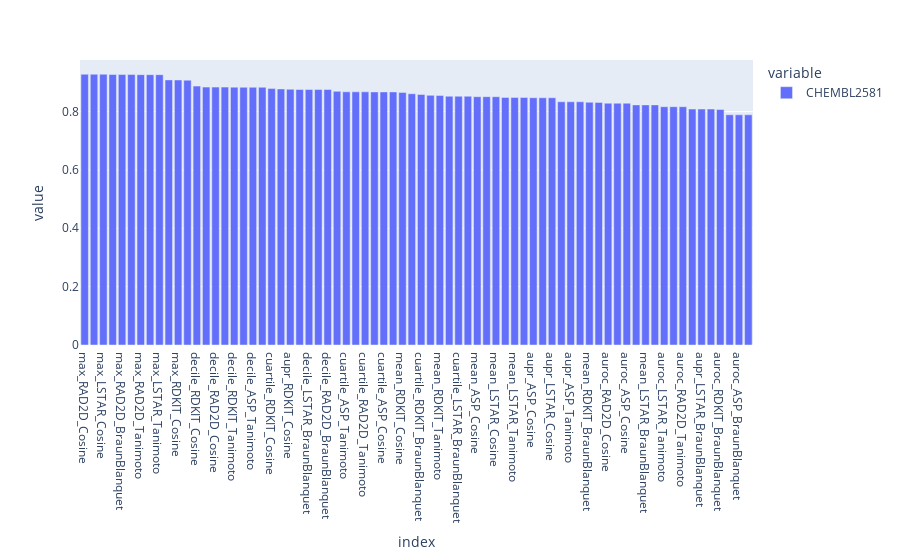

Notebook code cell kept with this figure:
### Code cell
fig = px.bar(grid_auroc.loc["CHEMBL2581",:].sort_values(ascending=False))

### Figure 1 — Plotly figure (JSON) as saved in the notebook; plotly's stock layout.template omitted (floating-point values rounded to 4 significant figures)
{"data": [{"alignmentgroup": "True", "hovertemplate": "variable=CHEMBL2581<br>index=%{x}<br>value=%{y}<extra></extra>", "legendgroup": "CHEMBL2581", "marker": {"color": "#636efa", "pattern": {"shape": ""}}, "name": "CHEMBL2581", "offsetgroup": "CHEMBL2581", "orientation": "v", "showlegend": true, "textposition": "auto", "type": "bar", "x": ["max_RAD2D_Cosine", "max_ASP_Cosine", "max_LSTAR_Cosine", "max_ASP_BraunBlanquet", "max_RAD2D_BraunBlanquet", "max_LSTAR_BraunBlanquet", "max_RAD2D_Tanimoto", "max_ASP_Tanimoto", "max_LSTAR_Tanimoto", "max_RDKIT_Tanimoto", "max_RDKIT_Cosine", "max_RDKIT_BraunBlanquet", "decile_RDKIT_Cosine", "decile_LSTAR_Cosine", "decile_RAD2D_Cosine", "decile_ASP_Cosine", "decile_RDKIT_Tanimoto", "decile_LSTAR_Tanimoto", "decile_ASP_Tanimoto", "decile_RAD2D_Tanimoto", "cuartile_RDKIT_Cosine", "decile_RDKIT_BraunBlanquet", "aupr_RDKIT_Cosine", "cuartile_RDKIT_Tanimoto", "decile_LSTAR_BraunBlanquet", "decile_ASP_BraunBlanquet", "decile_RAD2D_BraunBlanquet", "auroc_RDKIT_Cosine", "cuartile_ASP_Tanimoto", "cuartile_LSTAR_Tanimoto", "cuartile_RAD2D_Tanimoto", "cuartile_RAD2D_Cosine", "cuartile_ASP_Cosine", "cuartile_LSTAR_Cosine", "mean_RDKIT_Cosine", "aupr_RDKIT_Tanimoto", "cuartile_RDKIT_BraunBlanquet", "auroc_RDKIT_Tanimoto", "mean_RDKIT_Tanimoto", "cuartile_ASP_BraunBlanquet", "cuartile_LSTAR_BraunBlanquet", "cuartile_RAD2D_BraunBlanquet", "mean_ASP_Cosine", "mean_RAD2D_Cosine", "mean_LSTAR_Cosine", "mean_ASP_Tanimoto", "mean_LSTAR_Tanimoto", "mean_RAD2D_Tanimoto", "aupr_ASP_Cosine", "aupr_RAD2D_Cosine", "aupr_LSTAR_Cosine", "aupr_LSTAR_Tanimoto", "aupr_ASP_Tanimoto", "aupr_RAD2D_Tanimoto", "mean_RDKIT_BraunBlanquet", "aupr_RDKIT_BraunBlanquet", "auroc_RAD2D_Cosine", "auroc_LSTAR_Cosine", "auroc_ASP_Cosine", "mean_ASP_BraunBlanquet", "mean_LSTAR_BraunBlanquet", "mean_RAD2D_BraunBlanquet", "auroc_LSTAR_Tanimoto", "auroc_ASP_Tanimoto", "auroc_RAD2D_Tanimoto", "aupr_RAD2D_BraunBlanquet", "aupr_LSTAR_BraunBlanquet", "aupr_ASP_BraunBlanquet", "auroc_RDKIT_BraunBlanquet", "auroc_RAD2D_BraunBlanquet", "auroc_ASP_BraunBlanquet", "auroc_LSTAR_BraunBlanquet"], "xaxis": "x", "y": [0.928, 0.928, 0.928, 0.927, 0.927, 0.927, 0.9265, 0.9265, 0.9265, 0.9087, 0.9084, 0.9076, 0.8874, 0.8839, 0.8839, 0.8839, 0.8837, 0.8833, 0.8833, 0.8833, 0.8788, 0.8777, 0.8764, 0.8757, 0.8755, 0.8755, 0.8755, 0.8694, 0.8677, 0.8677, 0.8677, 0.8675, 0.8675, 0.8675, 0.8658, 0.8611, 0.8586, 0.8557, 0.8549, 0.8527, 0.8527, 0.8527, 0.851, 0.851, 0.851, 0.8486, 0.8486, 0.8486, 0.8474, 0.8474, 0.8474, 0.8336, 0.8336, 0.8336, 0.832, 0.8315, 0.8287, 0.8287, 0.8287, 0.8229, 0.8229, 0.8229, 0.8168, 0.8168, 0.8168, 0.8087, 0.8087, 0.8087, 0.8073, 0.789, 0.789, 0.789], "yaxis": "y"}], "layout": {"barmode": "relative", "legend": {"title": {"text": "variable"}, "tracegroupgap": 0}, "margin": {"t": 60}, "xaxis": {"anchor": "y", "domain": [0, 1], "title": {"text": "index"}}, "yaxis": {"anchor": "x", "domain": [0, 1], "title": {"text": "value"}}}}
